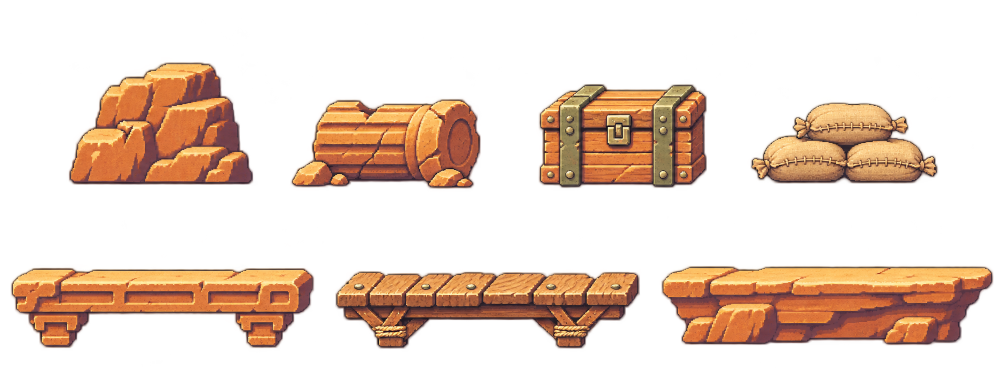
#> input picture assets/desert-kit-source.png, 2006 x 784 px (shown at 1/2 size)
$ python compile-location-kits.py
#> lines starting #> are read from the running program, lines starting #| are printed output that depends on the picture
"""Compile isolated concept sprites into the game's self-contained pixel vectors."""
from pathlib import Path
import base64
import gzip
import json
import shutil

from PIL import Image

ROOT = Path(__file__).resolve().parent.parent
SOURCES = {
    'desert': ('exec-05178e79-a483-483f-8d39-3ddfddf912b8.png', [0, 545, 1020, 1470, 2006], [0, 650, 1300, 2006]),
    'temple': ('exec-7562612f-11ea-403b-b916-eb8093082df7.png', [0, 550, 1050, 1500, 2079], [0, 650, 1310, 2079]),
    'coast': ('exec-36baeba7-f687-49f1-b6ee-60e43f634590.png', [0, 590, 1100, 1620, 2172], [0, 733, 1425, 2172]),
}


def compile_atlas(location, source, obstacle_edges, platform_edges):
#> called with location = 'desert'
    image = Image.open(source).convert('RGBA')
#> image is the input picture: PIL image 2006x784 RGBA; mean R, G, B, A 57.1, 36.1, 22.2, 71.2
    revision = Image.open(ROOT / 'assets/location-kit-revision-2-source.png').convert('RGBA')
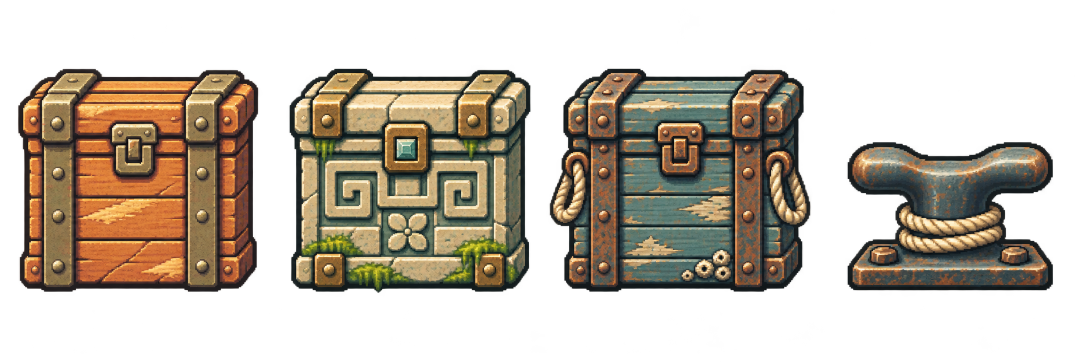
#> input picture assets/location-kit-revision-2-source.png, 2172 x 724 px (shown at 1/2 size)
#> revision is the input picture: PIL image 2172x724 RGBA; mean R, G, B, A 55.5, 46.5, 34.1, 111.5
    revision_edges = [0, 550, 1090, 1650, 2172]
    replacements = {'obstacle-2': {'desert': 0, 'temple': 1, 'coast': 2}[location]}
    if location == 'coast':
        replacements['obstacle-0'] = 3
    split = round(image.height * .59)
#> split = 463
    atlas = {}
    for row, edges in enumerate([obstacle_edges, platform_edges]):
        for index, (left, right) in enumerate(zip(edges, edges[1:])):
            name = f'{"obstacle" if row == 0 else "platform"}-{index}'
            tile = image.crop((left, 0 if row == 0 else split, right, split if row == 0 else image.height))
            if name in replacements:
                column = replacements[name]
                tile = revision.crop((revision_edges[column], 0, revision_edges[column + 1], revision.height))
            mask = tile.getchannel('A').point(lambda a: 255 if a >= 160 else 0)
            bounds = mask.getbbox()
            if bounds is None:
                raise ValueError(f'Empty sprite: {location}/{name}')
            tile = tile.crop(bounds)
            # The compiled resolution retains far more detail than the 30–150px game footprint.
            maximum = 240 if row == 0 else 400
            if tile.width > maximum:
                tile = tile.resize((maximum, round(tile.height * maximum / tile.width)), Image.Resampling.NEAREST)
            mask = tile.getchannel('A').point(lambda a: 255 if a >= 160 else 0)
            rgb = tile.convert('RGB').quantize(colors=64, method=Image.Quantize.MEDIANCUT).convert('RGB')
            pixels, alpha = rgb.load(), mask.load()
            paths = {}
            for y in range(tile.height):
                x = 0
                while x < tile.width:
                    if not alpha[x, y]:
                        x += 1
                        continue
                    color = pixels[x, y]
                    end = x + 1
                    while end < tile.width and alpha[end, y] and pixels[end, y] == color:
                        end += 1
                    key = '%02x%02x%02x' % color
                    paths.setdefault(key, []).append(f'M{x} {y}h{end-x}v1h-{end-x}z')
                    x = end
            atlas[name] = [tile.width, tile.height, [[color, ''.join(runs)] for color, runs in paths.items()]]
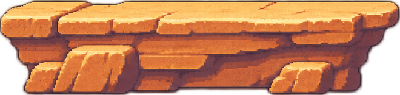
#> tile: PIL image 400x95 RGBA; mean R, G, B, A 172.2, 105.3, 65.9, 222; transparent parts drawn white
#> after the loop, atlas = 7 items
    output = ROOT / f'assets/{location}-kit-sprites.json.gz.b64'
    packed = gzip.compress(json.dumps(atlas, separators=(',', ':')).encode(), mtime=0)
    output.write_text(base64.b64encode(packed).decode() + '\n')
    print(location, {name: value[:2] for name, value in atlas.items()})
#| desert {'obstacle-0': [240, 159], 'obstacle-1': [240, 113], 'obstacle-2': [240, 223], 'obstacle-3': [240, 104], 'platform-0': [400, 105], 'platform-1': [400, 100], 'platform-2': [400, 95]}


if __name__ == '__main__':
    for location, (filename, top, bottom) in SOURCES.items():
        source = ROOT.parent / 'generated_images' / filename
        target = ROOT / f'assets/{location}-kit-source.png'
        if source.exists():
            shutil.copyfile(source, target)
        compile_atlas(location, target, top, bottom)
#> pass 2 of the loop `for location, (filename, top, bottom) in SOURCES.items():`:
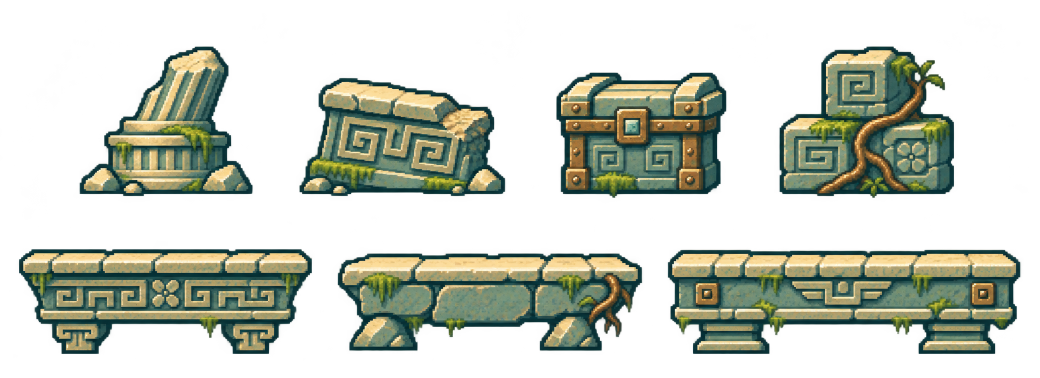
#> input picture assets/temple-kit-source.png, 2079 x 756 px (shown at 1/2 size)
#> in compile_atlas, image is the input picture: PIL image 2079x756 RGBA; mean R, G, B, A 43.8, 49.3, 37.6, 95.4
#> after the loop in compile_atlas (call 2), `for row, edges in enumerate([obstacle_edges, platform_edges]):`:
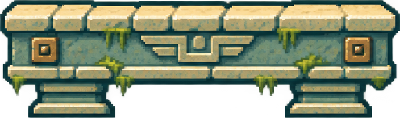
#> tile: PIL image 400x118 RGBA; mean R, G, B, A 98.6, 108.8, 82.9, 204.2; transparent parts drawn white
#| temple {'obstacle-0': [240, 208], 'obstacle-1': [240, 138], 'obstacle-2': [240, 223], 'obstacle-3': [240, 208], 'platform-0': [400, 143], 'platform-1': [400, 128], 'platform-2': [400, 118]}
#> pass 3 of the loop `for location, (filename, top, bottom) in SOURCES.items():`:
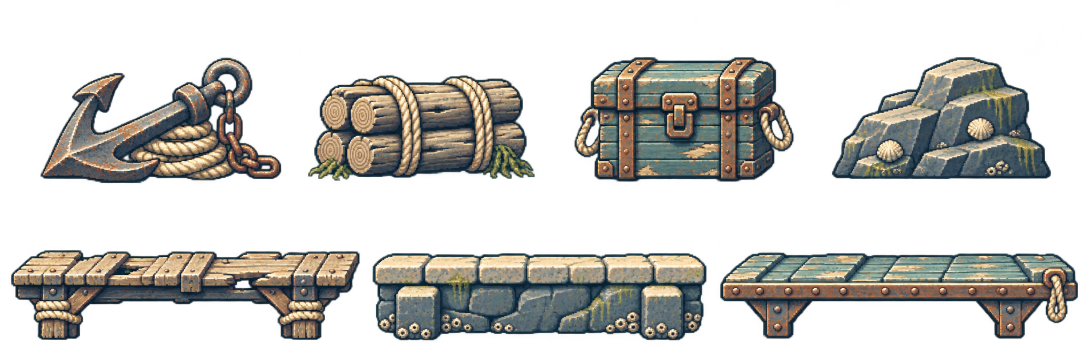
#> input picture assets/coast-kit-source.png, 2172 x 724 px (shown at 1/2 size)
#> in compile_atlas, image is the input picture: PIL image 2172x724 RGBA; mean R, G, B, A 45.6, 44.5, 40.3, 91.4
#> after the loop in compile_atlas (call 3), `for row, edges in enumerate([obstacle_edges, platform_edges]):`:
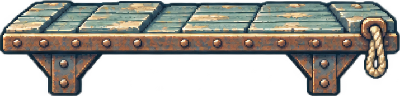
#> tile: PIL image 400x96 RGBA; mean R, G, B, A 80.1, 77.9, 70.1, 160.1; transparent parts drawn white
#| coast {'obstacle-0': [240, 172], 'obstacle-1': [240, 112], 'obstacle-2': [240, 205], 'obstacle-3': [240, 133], 'platform-0': [400, 102], 'platform-1': [400, 104], 'platform-2': [400, 96]}
